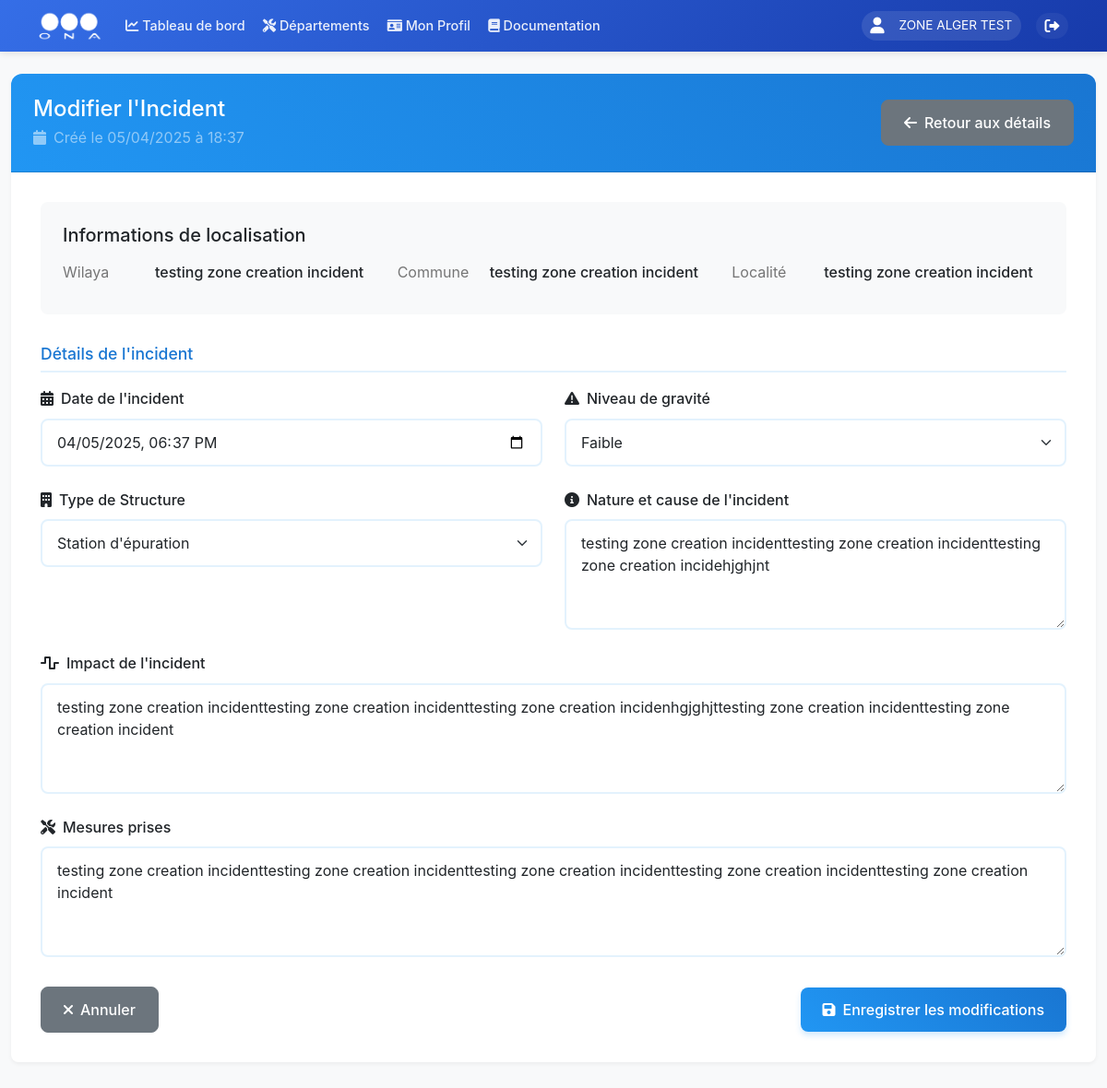
Before: /incident/7/edit (signed in) with the older database file.
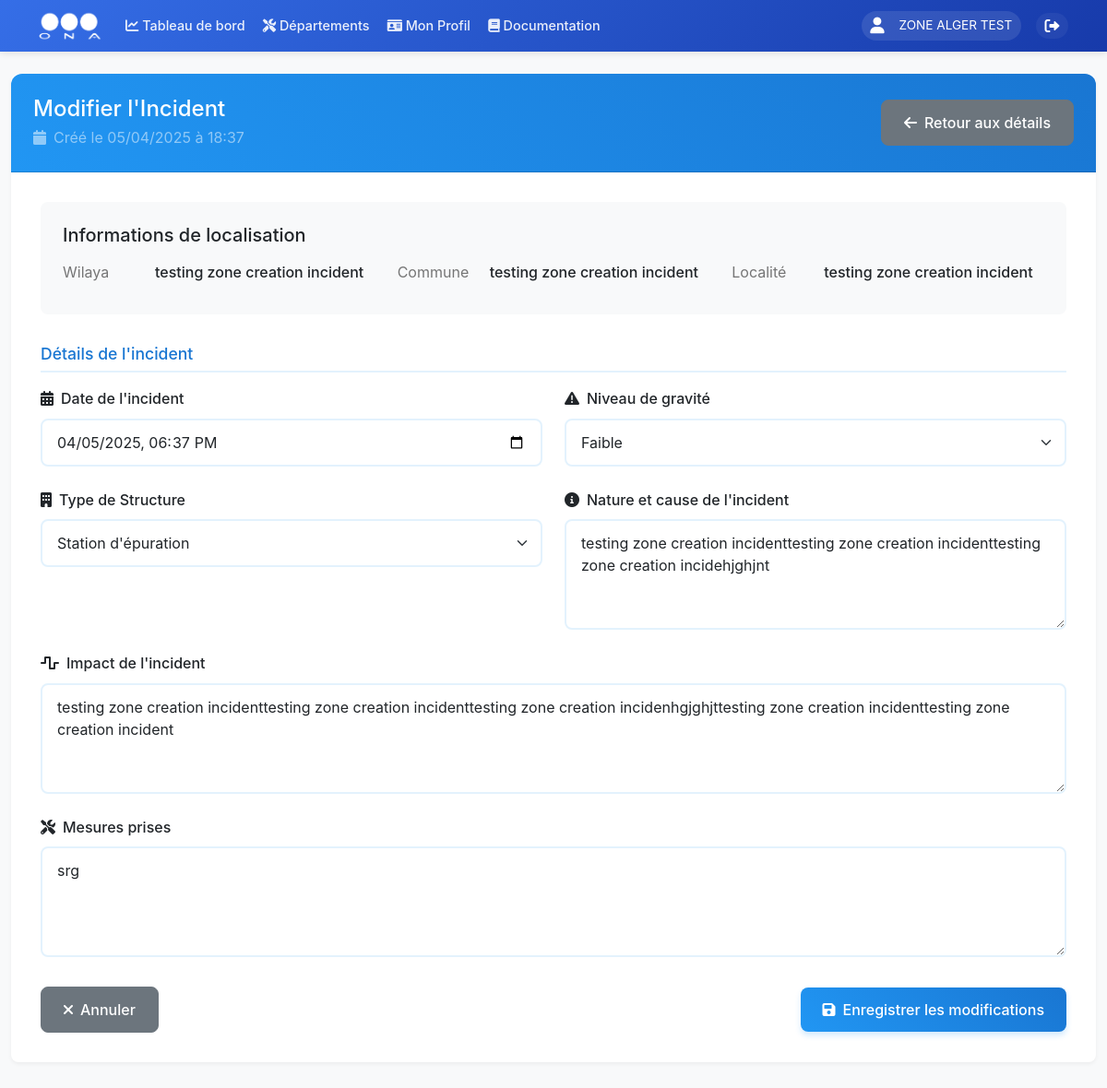
After: the same page with the newer database file.
### models.py (models this page shows, shortened)
class Incident(db.Model):
    __tablename__ = 'incidents'
    id = db.Column(db.Integer, primary_key=True)
    title = db.Column(db.String(200), nullable=False, index=True)
    wilaya = db.Column(db.String(50), nullable=False, index=True)
    commune = db.Column(db.String(100), nullable=False, index=True)
    localite = db.Column(db.String(200), nullable=False, index=True)
    structure_type = db.Column(db.String(50), nullable=False, default='Conduits', index=True)
    nature_cause = db.Column(db.Text, nullable=False, index=True)
    date_incident = db.Column(db.DateTime, nullable=False, index=True)
    mesures_prises = db.Column(db.Text)
    impact = db.Column(db.Text, nullable=False)
    gravite = db.Column(db.String(50), nullable=False, index=True)
    status = db.Column(db.String(20), nullable=False, default='Nouveau', index=True)
    date_resolution = db.Column(db.DateTime, index=True)
    resolution_notes = db.Column(db.Text)
    user_id = db.Column(db.Integer, db.ForeignKey('users.id'), nullable=False, index=True)
    unit_id = db.Column(db.Integer, db.ForeignKey('units.id'), nullable=False, index=True)
    center_id = db.Column(db.Integer, db.ForeignKey('centers.id'), index=True)
    drawn_shapes = db.Column(JSON, nullable=True)
    latitude = db.Column(db.Float, nullable=True)
    longitude = db.Column(db.Float, nullable=True)
    created_at = db.Column(db.DateTime, default=datetime.utcnow, index=True)
    updated_at = db.Column(db.DateTime, default=datetime.utcnow, onupdate=datetime.utcnow, index=True)

### routes/incidents.py (the view, shortened to what this page needs)
@incidents.route('/incident/<int:incident_id>/edit', methods=['GET', 'POST'])
@login_required
@permission_required(Permission.EDIT_INCIDENT)
def edit_incident(incident_id):
    if current_user.role == UserRole.EMPLOYEUR_DG:
        flash('Vous n\'avez pas la permission de modifier des incidents.', 'danger')
        return redirect(url_for('incidents.list_incidents'))
    incident = Incident.query.get_or_404(incident_id)
    if current_user.role == UserRole.ADMIN:
        pass
    elif current_user.role == UserRole.EMPLOYEUR_ZONE:
        incident_unit = Unit.query.get(incident.unit_id)
        if not incident_unit or incident_unit.zone_id != current_user.zone_id:
            flash('Vous n\'avez pas accès à cet incident.', 'danger')
            return redirect(url_for(INCIDENT_LIST))
    else:
        if current_user.unit_id != incident.unit_id:
            flash('Vous n\'avez pas accès à cet incident.', 'danger')
            return redirect(url_for(INCIDENT_LIST))
    return render_template('incidents/edit_incident.html', incident=incident)

### app.py (called while the page is built)
@login_manager.user_loader
def load_user(user_id):
    return db.session.get(User, int(user_id))

### utils/permissions.py (called while the page is built)
def permission_required(permission):
    def decorator(f):
        @wraps(f)
        @login_required
        def decorated_function(*args, **kwargs):
            if not PermissionManager.has_permission(current_user.role, permission):
                flash('Vous n\'avez pas la permission d\'effectuer cette action.', 'danger')
                return redirect('main_dashboard.dashboard')  # Redirect to dashboard
            return f(*args, **kwargs)
        return decorated_function
    return decorator

    @classmethod
    def get_role_permissions(cls, role: str) -> Set[str]:
        return cls._ROLE_PERMISSIONS.get(role, set())

    @classmethod
    def has_permission(cls, role: str, permission: str) -> bool:
        return permission in cls.get_role_permissions(role)

### templates/incidents/edit_incident.html (shortened to what the changed rows need)
{% extends "base/base.html" %}
{% block extra_css %}
<link href="{{ url_for('static', filename='css/base.css') }}" rel="stylesheet">
<link href="{{ url_for('static', filename='css/incident-form.css') }}" rel="stylesheet">
{% endblock %}
{% block content %}
<div class="container-fluid py-4 incident-form">
    <div class="card">
        <div class="card-header">
            <div class="d-flex justify-content-between align-items-center">
                <div>
                    <h4 class="mb-1">Modifier l'Incident</h4>
                    <p class="mb-0 text-white-50">
                        <i class="fas fa-calendar me-2"></i>Créé le {{ incident.date_incident.strftime('%d/%m/%Y à %H:%M') }}
                    </p>
                </div>
            </div>
        </div>
        <div class="card-body">
            <form method="POST" action="{{ url_for('incidents.edit_incident', incident_id=incident.id) }}">
                <div class="location-info">
                    <div class="row">
                        <div class="col-md-4">
                            <div class="info-item">
                                <span class="info-label">Wilaya</span>
                                <span class="info-value">{{ incident.wilaya }}</span>
                            </div>
                        </div>
                        <div class="col-md-4">
                            <div class="info-item">
                                <span class="info-label">Commune</span>
                                <span class="info-value">{{ incident.commune }}</span>
                            </div>
                        </div>
                        <div class="col-md-4">
                            <div class="info-item">
                                <span class="info-label">Localité</span>
                                <span class="info-value">{{ incident.localite }}</span>
                            </div>
                        </div>
                    </div>
                </div>
                <div class="form-section">
                    <div class="row">
                        <div class="col-md-6 mb-4">
                            <label for="date_incident" class="form-label">
                                <i class="fas fa-calendar-alt me-2"></i>Date de l'incident
                            </label>
                            <input type="datetime-local" class="form-control" id="date_incident" name="date_incident"
                                   value="{{ incident.date_incident.strftime('%Y-%m-%dT%H:%M') }}" required>
                        </div>
                        <div class="col-md-6 mb-4">
                            <label for="gravite" class="form-label">
                                <i class="fas fa-exclamation-triangle me-2"></i>Niveau de gravité
                            </label>
                            <select class="form-select" id="gravite" name="gravite" required>
                                <option value="Faible" {% if incident.gravite == 'Faible' %}selected{% endif %}>
                                    Faible
                                </option>
                            </select>
                        </div>
                    </div>
                    <div class="row">
                        <div class="col-md-6 mb-4">
                            <label for="structure_type" class="form-label">
                                <i class="fas fa-building me-2"></i>Type de Structure
                            </label>
                            <select class="form-select" id="structure_type" name="structure_type" required>
                                <option value="Station d'épuration" {% if incident.structure_type == "Station d'épuration" %}selected{% endif %}>Station d'épuration</option>
                            </select>
                        </div>
                        <div class="col-md-6 mb-4">
                            <label for="nature_cause" class="form-label">
                                <i class="fas fa-info-circle me-2"></i>Nature et cause de l'incident
                            </label>
                            <textarea class="form-control" id="nature_cause" name="nature_cause" rows="3" required>{{ incident.nature_cause }}</textarea>
                        </div>
                    </div>
                    <div class="mb-4">
                        <label for="impact" class="form-label">
                            <i class="fas fa-wave-square me-2"></i>Impact de l'incident
                        </label>
                        <textarea class="form-control" id="impact" name="impact" rows="3" required>{{ incident.impact }}</textarea>
                    </div>
                    <div class="mb-4">
                        <label for="mesures_prises" class="form-label">
                            <i class="fas fa-tools me-2"></i>Mesures prises
                        </label>
                        <textarea class="form-control" id="mesures_prises" name="mesures_prises" rows="3" required>{{ incident.mesures_prises }}</textarea>
                    </div>
                </div>
            </form>
        </div>
    </div>
</div>
{% endblock %}

Changed rows visible on the page:
changed Incident "testing zone creation incident": mesures_prises "testing zone creation incidenttesting zone creation incidenttesting zone creation incidenttesting zone creation incidenttesting zone creation incident" → "srg"
